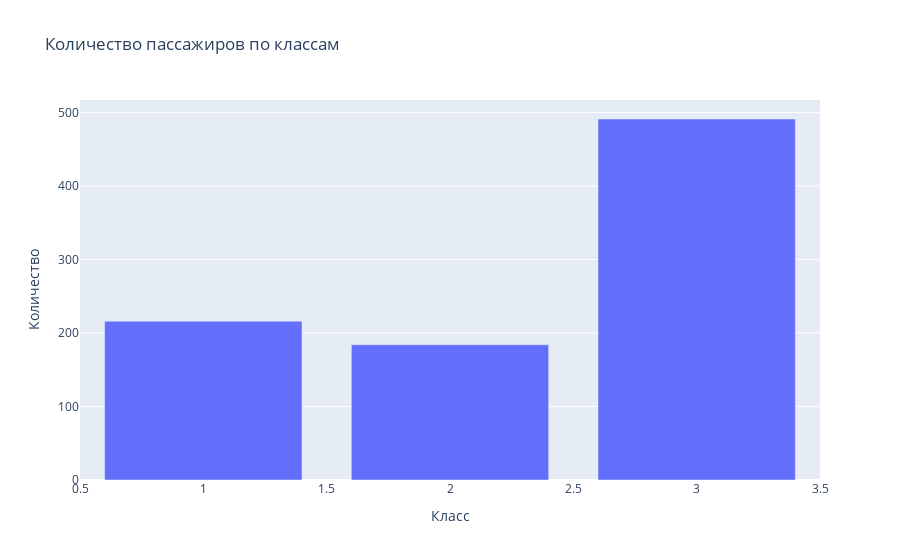

This figure's notebook cell:
### Markdown cell above
Bar Chart

### Code cell
class_counts = combined_df['Pclass'].value_counts().reset_index()
fig4 = px.bar(class_counts, x='Pclass', y='count', 
             title='Количество пассажиров по классам',
             labels={'Pclass': 'Класс', 'count': 'Количество'})
fig4.show()

### Figure 1 — Plotly figure (JSON) as saved in the notebook; plotly's stock layout.template omitted (floating-point values rounded to 4 significant figures)
{"data": [{"hovertemplate": "Класс=%{x}<br>Количество=%{y}<extra></extra>", "legendgroup": "", "marker": {"color": "#636efa", "pattern": {"shape": ""}}, "name": "", "orientation": "v", "showlegend": false, "textposition": "auto", "type": "bar", "x": [3, 1, 2], "xaxis": "x", "y": [491, 216, 184], "yaxis": "y"}], "layout": {"barmode": "relative", "legend": {"tracegroupgap": 0}, "title": {"text": "Количество пассажиров по классам"}, "xaxis": {"anchor": "y", "domain": [0, 1], "title": {"text": "Класс"}}, "yaxis": {"anchor": "x", "domain": [0, 1], "title": {"text": "Количество"}}}}
